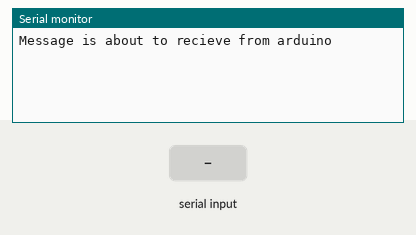
Simulated run of this sketch. Board: ESP8266 (NodeMCU). Shown: the last lines printed to the serial monitor. The inputs (shaded band) are chosen by the test bench.

Above: at 3.2 s.
3.3 s: "1\n" received over the second serial link
At 4.4 s:
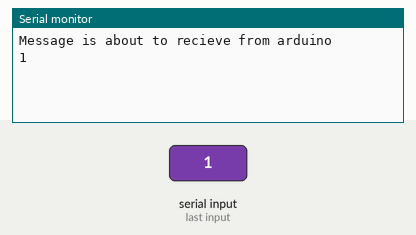
4.8 s: "0\n" received over the second serial link
At 5.6 s:
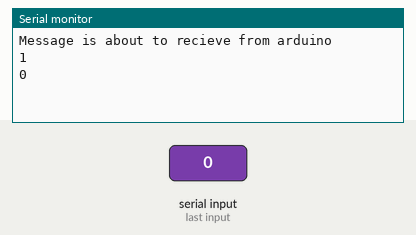
6.3 s: "2\n" received over the second serial link
At 6.7 s:
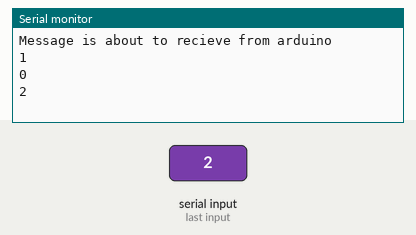

Measured:
- after the input at 3.3 s, the serial monitor: prints a new line at once (image 1)
- after the input at 4.8 s, the serial monitor: prints a new line at once (image 2)
- after the input at 6.3 s, the serial monitor: prints a new line at once (image 3)

The sketch:

esp2arduinoSerial.ino
```cpp
#include<SoftwareSerial.h>

SoftwareSerial toArduino(D1,D2); // Rx and Tx pin
void setup() {
  // put your setup code here, to run once:
  Serial.begin(9600);
  toArduino.begin(9600);
  delay(2000);
  Serial.println("Message is about to recieve from arduino");
}

void loop() {
  if(toArduino.available() > 0){
      Serial.println(toArduino.readStringUntil('\n'));
  }
}
```
